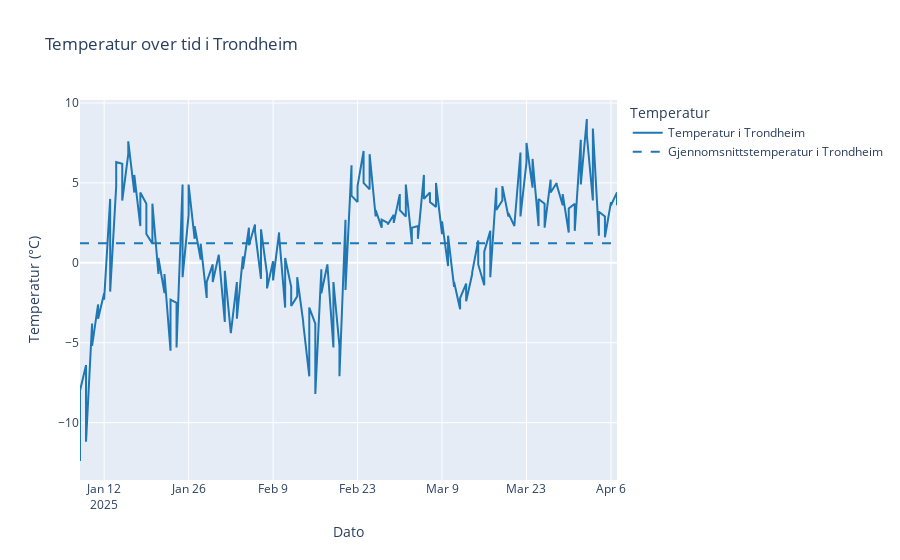
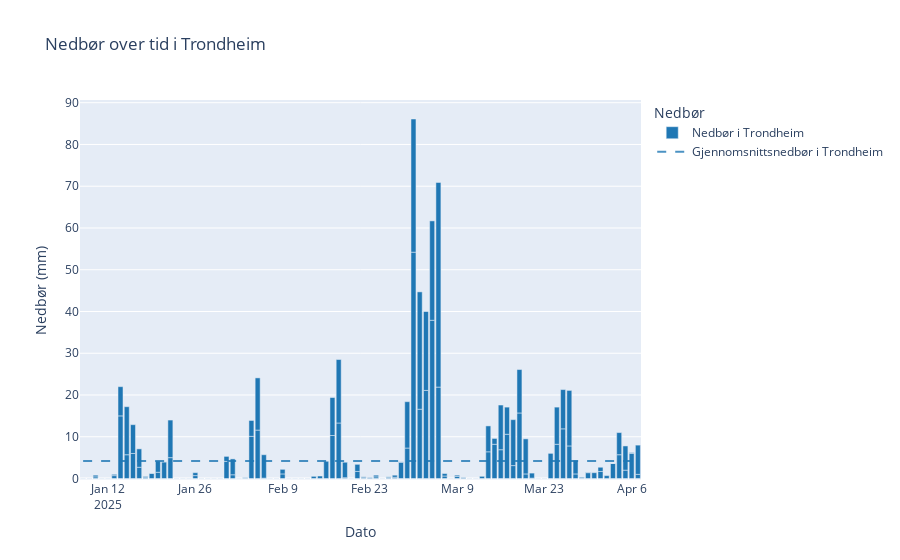
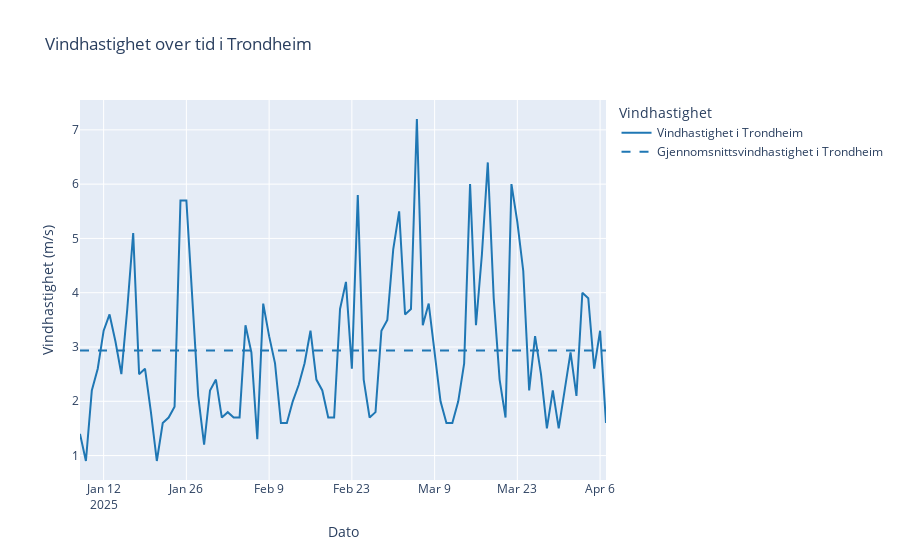
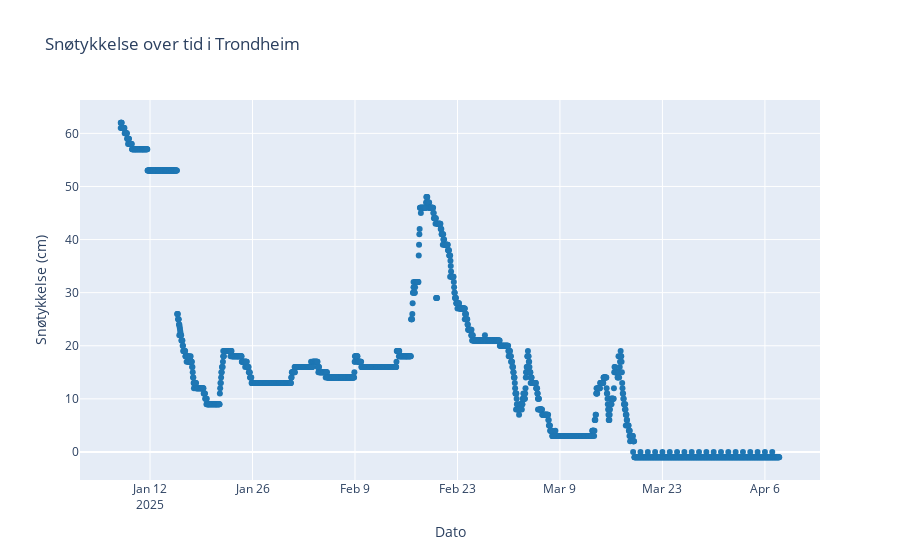

The cell these charts' notebook holds for them, in order:
### Code cell
import pandas as pd
import plotly.graph_objects as go
import sqlite3

# Bruker den eksisterende variabelen location_input som bynavn
city_name = location_input

# Konverterer referansetiden til datetime
df['referenceTime'] = pd.to_datetime(df['referenceTime'])

# Oppretter en SQLite-database i minnet
conn = sqlite3.connect(":memory:")

# Leser CSV-filen og lagrer den i SQLite-databasen
csv_filename = "../src/weather_data.csv"
df_csv = pd.read_csv(csv_filename)
df_csv.to_sql("weather_data", conn, index=False, if_exists="replace")

# SQL-spørring for å hente data
query = """
SELECT * 
FROM weather_data
WHERE elementId = 'mean(air_temperature P1D)'
"""
temperature_data = pd.read_sql_query(query, conn)

# Konverterer referansetiden til datetime
temperature_data['referenceTime'] = pd.to_datetime(temperature_data['referenceTime'])

# Gjør det samme for andre elementer (nedbør og vindhastighet)
query_precip = """
SELECT * 
FROM weather_data
WHERE elementId = 'sum(precipitation_amount P1D)'
"""
precipitation_data = pd.read_sql_query(query_precip, conn)

query_wind = """
SELECT * 
FROM weather_data
WHERE elementId = 'mean(wind_speed P1D)'
"""
wind_speed_data = pd.read_sql_query(query_wind, conn)

# Lukk tilkoblingen til databasen
conn.close()

# Definerer farger for grafene
color_location = '#1f77b4'  # Blå for lokasjonen

# Leser data fra weather_data.csv
csv_filename = "../src/weather_data.csv"
df_csv = pd.read_csv(csv_filename)

# Filtrerer data for temperatur
temperature_data = df_csv[df_csv['elementId'] == 'mean(air_temperature P1D)']
temperature_data.loc[:, 'referenceTime'] = pd.to_datetime(temperature_data['referenceTime'])
# Beregninger for temperatur
median_temp = temperature_data['value'].median()
std_temp = temperature_data['value'].std()

# Filtrerer data for nedbør
precipitation_data = df_csv[df_csv['elementId'] == 'sum(precipitation_amount P1D)']
precipitation_data.loc[:, 'referenceTime'] = pd.to_datetime(precipitation_data['referenceTime'])
# Beregninger for nedbør
median_precip = precipitation_data['value'].median()
std_precip = precipitation_data['value'].std()

# Filtrerer data for vindhastighet
wind_speed_data = df_csv[df_csv['elementId'] == 'mean(wind_speed P1D)']
wind_speed_data.loc[:, 'referenceTime'] = pd.to_datetime(wind_speed_data['referenceTime'])
# Beregninger for vindhastighet
median_wind = wind_speed_data['value'].median()
std_wind = wind_speed_data['value'].std()

# Temperaturfigur
fig_temp = go.Figure()

# Temperaturdata
fig_temp.add_trace(go.Scatter(
    x=temperature_data['referenceTime'],
    y=temperature_data['value'],
    mode='lines',
    name=f'Temperatur i {city_name}',
    line=dict(color=color_location)
))

# Gjennomsnittstemperatur
mean_temp = temperature_data['value'].mean()
fig_temp.add_trace(go.Scatter(
    x=temperature_data['referenceTime'],
    y=[mean_temp] * len(temperature_data['referenceTime']),
    mode='lines',
    line=dict(dash='dash', color=color_location),
    name=f'Gjennomsnittstemperatur i {city_name}'
))

# Tilpasser layout for temperatur
fig_temp.update_layout(
    title=f'Temperatur over tid i {city_name}',
    xaxis_title='Dato',
    yaxis_title='Temperatur (°C)',
    legend_title='Temperatur'
)

# Viser temperaturfigur
fig_temp.show()

# Utskrift av resultatene for temperatur
print("Temperatur:")
print(f"Median: {median_temp:.2f}, Standardavvik: {std_temp:.2f}")

# Nedbørsfigur
fig_precip = go.Figure()

# Nedbørsdata
fig_precip.add_trace(go.Bar(
    x=precipitation_data['referenceTime'],
    y=precipitation_data['value'],
    name=f'Nedbør i {city_name}',
    marker=dict(color=color_location)
))

# Gjennomsnittsnedbør som strek
mean_precip = precipitation_data['value'].mean()
fig_precip.add_trace(go.Scatter(
    x=precipitation_data['referenceTime'],
    y=[mean_precip] * len(precipitation_data['referenceTime']),
    mode='lines',
    line=dict(dash='dash', color='rgba(31, 119, 180, 0.8)'),
    name=f'Gjennomsnittsnedbør i {city_name}'
))

# Tilpasser layout for nedbør
fig_precip.update_layout(
    title=f'Nedbør over tid i {city_name}',
    xaxis_title='Dato',
    yaxis_title='Nedbør (mm)',
    legend_title='Nedbør'
)

# Viser nedbørsfigur
fig_precip.show()

# Utskrift av resultatene for nedbør
print("\nNedbør:")
print(f"Median: {median_precip:.2f}, Standardavvik: {std_precip:.2f}")

# Vindhastighetsfigur
fig_wind = go.Figure()

# Vindhastighetsdata
fig_wind.add_trace(go.Scatter(
    x=wind_speed_data['referenceTime'],
    y=wind_speed_data['value'],
    mode='lines',
    name=f'Vindhastighet i {city_name}',
    line=dict(color=color_location)
))

# Gjennomsnittsvindhastighet
mean_wind = wind_speed_data['value'].mean()
fig_wind.add_trace(go.Scatter(
    x=wind_speed_data['referenceTime'],
    y=[mean_wind] * len(wind_speed_data['referenceTime']),
    mode='lines',
    line=dict(dash='dash', color=color_location),
    name=f'Gjennomsnittsvindhastighet i {city_name}'
))

# Tilpasser layout for vindhastighet
fig_wind.update_layout(
    title=f'Vindhastighet over tid i {city_name}',
    xaxis_title='Dato',
    yaxis_title='Vindhastighet (m/s)',
    legend_title='Vindhastighet'
)

# Viser vindhastighetsfigur
fig_wind.show()

# Utskrift av resultatene for vindhastighet
print("\nVindhastighet:")
print(f"Median: {median_wind:.2f}, Standardavvik: {std_wind:.2f}")

# Filtrerer data for snøtykkelse
snow_thickness_data = df_csv[df_csv['elementId'] == 'surface_snow_thickness']
snow_thickness_data.loc[:, 'referenceTime'] = pd.to_datetime(snow_thickness_data['referenceTime'])

# Scatterplott for snøtykkelse
fig_snow = go.Figure()

fig_snow.add_trace(go.Scatter(
    x=snow_thickness_data['referenceTime'],
    y=snow_thickness_data['value'],
    mode='markers',
    name=f'Snøtykkelse i {city_name}',
    marker=dict(color=color_location)
))

# Tilpasser layout for snøtykkelse
fig_snow.update_layout(
    title=f'Snøtykkelse over tid i {city_name}',
    xaxis_title='Dato',
    yaxis_title='Snøtykkelse (cm)',
    legend_title='Snøtykkelse'
)

# Viser snøtykkelsefigur
fig_snow.show()

# Utskrift av resultatene for snøtykkelse
print("\nSnøtykkelse:")
print(f"Median: {snow_thickness_data['value'].median():.2f}, Standardavvik: {snow_thickness_data['value'].std():.2f}")

# Filtrerer data for relativ luftfuktighet
humidity_data = df_csv[df_csv['elementId'] == 'mean(relative_humidity P1D)']
humidity_data.loc[:, 'referenceTime'] = pd.to_datetime(humidity_data['referenceTime'])

# Linjeplott for relativ luftfuktighet
fig_humidity = go.Figure()

fig_humidity.add_trace(go.Scatter(
    x=humidity_data['referenceTime'],
    y=humidity_data['value'],
    mode='lines',
    name=f'Luftfuktighet i {city_name}',
    line=dict(color=color_location)
))

# Gjennomsnittlig luftfuktighet
mean_humidity = humidity_data['value'].mean()
fig_humidity.add_trace(go.Scatter(
    x=humidity_data['referenceTime'],
    y=[mean_humidity] * len(humidity_data['referenceTime']),
    mode='lines',
    line=dict(dash='dash', color=color_location),
    name=f'Gjennomsnittlig luftfuktighet i {city_name}'
))

# Tilpasser layout for luftfuktighet
fig_humidity.update_layout(
    title=f'Luftfuktighet over tid i {city_name}',
    xaxis_title='Dato',
    yaxis_title='Relativ luftfuktighet (%)',
    legend_title='Luftfuktighet'
)

# Viser luftfuktighetsfigur
fig_humidity.show()

# Utskrift av resultatene for luftfuktighet
print("\nRelativ luftfuktighet:")
print(f"Median: {humidity_data['value'].median():.2f}, Standardavvik: {humidity_data['value'].std():.2f}")

### Figure 1 — Plotly figure (JSON) as saved in the notebook; plotly's stock layout.template omitted (floating-point values rounded to 4 significant figures; data arrays with more than 128 entries replaced by an {"elided": "..."} marker saying what was removed)
{"data": [{"line": {"color": "#1f77b4"}, "mode": "lines", "name": "Temperatur i Trondheim", "type": "scatter", "x": {"elided": "180 str values"}, "y": {"elided": "180 float values"}}, {"line": {"color": "#1f77b4", "dash": "dash"}, "mode": "lines", "name": "Gjennomsnittstemperatur i Trondheim", "type": "scatter", "x": {"elided": "180 str values"}, "y": {"elided": "180 float values"}}], "layout": {"legend": {"title": {"text": "Temperatur"}}, "title": {"text": "Temperatur over tid i Trondheim"}, "xaxis": {"title": {"text": "Dato"}}, "yaxis": {"title": {"text": "Temperatur (°C)"}}}}

### Figure 2 — Plotly figure (JSON) as saved in the notebook; plotly's stock layout.template omitted (floating-point values rounded to 4 significant figures; data arrays with more than 128 entries replaced by an {"elided": "..."} marker saying what was removed)
{"data": [{"marker": {"color": "#1f77b4"}, "name": "Nedbør i Trondheim", "type": "bar", "x": {"elided": "180 str values"}, "y": {"elided": "180 float values"}}, {"line": {"color": "rgba(31, 119, 180, 0.8)", "dash": "dash"}, "mode": "lines", "name": "Gjennomsnittsnedbør i Trondheim", "type": "scatter", "x": {"elided": "180 str values"}, "y": {"elided": "180 float values"}}], "layout": {"legend": {"title": {"text": "Nedbør"}}, "title": {"text": "Nedbør over tid i Trondheim"}, "xaxis": {"title": {"text": "Dato"}}, "yaxis": {"title": {"text": "Nedbør (mm)"}}}}

### Figure 3 — Plotly figure (JSON) as saved in the notebook; plotly's stock layout.template omitted (floating-point values rounded to 4 significant figures)
{"data": [{"line": {"color": "#1f77b4"}, "mode": "lines", "name": "Vindhastighet i Trondheim", "type": "scatter", "x": ["2025-01-08T00:00:00+00:00", "2025-01-09T00:00:00+00:00", "2025-01-10T00:00:00+00:00", "2025-01-11T00:00:00+00:00", "2025-01-12T00:00:00+00:00", "2025-01-13T00:00:00+00:00", "2025-01-14T00:00:00+00:00", "2025-01-15T00:00:00+00:00", "2025-01-16T00:00:00+00:00", "2025-01-17T00:00:00+00:00", "2025-01-18T00:00:00+00:00", "2025-01-19T00:00:00+00:00", "2025-01-20T00:00:00+00:00", "2025-01-21T00:00:00+00:00", "2025-01-22T00:00:00+00:00", "2025-01-23T00:00:00+00:00", "2025-01-24T00:00:00+00:00", "2025-01-25T00:00:00+00:00", "2025-01-26T00:00:00+00:00", "2025-01-27T00:00:00+00:00", "2025-01-28T00:00:00+00:00", "2025-01-29T00:00:00+00:00", "2025-01-30T00:00:00+00:00", "2025-01-31T00:00:00+00:00", "2025-02-01T00:00:00+00:00", "2025-02-02T00:00:00+00:00", "2025-02-03T00:00:00+00:00", "2025-02-04T00:00:00+00:00", "2025-02-05T00:00:00+00:00", "2025-02-06T00:00:00+00:00", "2025-02-07T00:00:00+00:00", "2025-02-08T00:00:00+00:00", "2025-02-09T00:00:00+00:00", "2025-02-10T00:00:00+00:00", "2025-02-11T00:00:00+00:00", "2025-02-12T00:00:00+00:00", "2025-02-13T00:00:00+00:00", "2025-02-14T00:00:00+00:00", "2025-02-15T00:00:00+00:00", "2025-02-16T00:00:00+00:00", "2025-02-17T00:00:00+00:00", "2025-02-18T00:00:00+00:00", "2025-02-19T00:00:00+00:00", "2025-02-20T00:00:00+00:00", "2025-02-21T00:00:00+00:00", "2025-02-22T00:00:00+00:00", "2025-02-23T00:00:00+00:00", "2025-02-24T00:00:00+00:00", "2025-02-25T00:00:00+00:00", "2025-02-26T00:00:00+00:00", "2025-02-27T00:00:00+00:00", "2025-02-28T00:00:00+00:00", "2025-03-01T00:00:00+00:00", "2025-03-02T00:00:00+00:00", "2025-03-03T00:00:00+00:00", "2025-03-04T00:00:00+00:00", "2025-03-05T00:00:00+00:00", "2025-03-06T00:00:00+00:00", "2025-03-07T00:00:00+00:00", "2025-03-08T00:00:00+00:00", "2025-03-09T00:00:00+00:00", "2025-03-10T00:00:00+00:00", "2025-03-11T00:00:00+00:00", "2025-03-12T00:00:00+00:00", "2025-03-13T00:00:00+00:00", "2025-03-14T00:00:00+00:00", "2025-03-15T00:00:00+00:00", "2025-03-16T00:00:00+00:00", "2025-03-17T00:00:00+00:00", "2025-03-18T00:00:00+00:00", "2025-03-19T00:00:00+00:00", "2025-03-20T00:00:00+00:00", "2025-03-21T00:00:00+00:00", "2025-03-22T00:00:00+00:00", "2025-03-23T00:00:00+00:00", "2025-03-24T00:00:00+00:00", "2025-03-25T00:00:00+00:00", "2025-03-26T00:00:00+00:00", "2025-03-27T00:00:00+00:00", "2025-03-28T00:00:00+00:00", "2025-03-29T00:00:00+00:00", "2025-03-30T00:00:00+00:00", "2025-03-31T00:00:00+00:00", "2025-04-01T00:00:00+00:00", "2025-04-02T00:00:00+00:00", "2025-04-03T00:00:00+00:00", "2025-04-04T00:00:00+00:00", "2025-04-05T00:00:00+00:00", "2025-04-06T00:00:00+00:00", "2025-04-07T00:00:00+00:00"], "y": [1.4, 0.9, 2.2, 2.6, 3.3, 3.6, 3.1, 2.5, 3.7, 5.1, 2.5, 2.6, 1.8, 0.9, 1.6, 1.7, 1.9, 5.7, 5.7, 3.9, 2.1, 1.2, 2.2, 2.4, 1.7, 1.8, 1.7, 1.7, 3.4, 2.9, 1.3, 3.8, 3.2, 2.7, 1.6, 1.6, 2.0, 2.3, 2.7, 3.3, 2.4, 2.2, 1.7, 1.7, 3.7, 4.2, 2.6, 5.8, 2.4, 1.7, 1.8, 3.3, 3.5, 4.8, 5.5, 3.6, 3.7, 7.2, 3.4, 3.8, 2.9, 2.0, 1.6, 1.6, 2.0, 2.7, 6.0, 3.4, 4.7, 6.4, 3.9, 2.4, 1.7, 6.0, 5.3, 4.4, 2.2, 3.2, 2.5, 1.5, 2.2, 1.5, 2.2, 2.9, 2.1, 4.0, 3.9, 2.6, 3.3, 1.6]}, {"line": {"color": "#1f77b4", "dash": "dash"}, "mode": "lines", "name": "Gjennomsnittsvindhastighet i Trondheim", "type": "scatter", "x": ["2025-01-08T00:00:00+00:00", "2025-01-09T00:00:00+00:00", "2025-01-10T00:00:00+00:00", "2025-01-11T00:00:00+00:00", "2025-01-12T00:00:00+00:00", "2025-01-13T00:00:00+00:00", "2025-01-14T00:00:00+00:00", "2025-01-15T00:00:00+00:00", "2025-01-16T00:00:00+00:00", "2025-01-17T00:00:00+00:00", "2025-01-18T00:00:00+00:00", "2025-01-19T00:00:00+00:00", "2025-01-20T00:00:00+00:00", "2025-01-21T00:00:00+00:00", "2025-01-22T00:00:00+00:00", "2025-01-23T00:00:00+00:00", "2025-01-24T00:00:00+00:00", "2025-01-25T00:00:00+00:00", "2025-01-26T00:00:00+00:00", "2025-01-27T00:00:00+00:00", "2025-01-28T00:00:00+00:00", "2025-01-29T00:00:00+00:00", "2025-01-30T00:00:00+00:00", "2025-01-31T00:00:00+00:00", "2025-02-01T00:00:00+00:00", "2025-02-02T00:00:00+00:00", "2025-02-03T00:00:00+00:00", "2025-02-04T00:00:00+00:00", "2025-02-05T00:00:00+00:00", "2025-02-06T00:00:00+00:00", "2025-02-07T00:00:00+00:00", "2025-02-08T00:00:00+00:00", "2025-02-09T00:00:00+00:00", "2025-02-10T00:00:00+00:00", "2025-02-11T00:00:00+00:00", "2025-02-12T00:00:00+00:00", "2025-02-13T00:00:00+00:00", "2025-02-14T00:00:00+00:00", "2025-02-15T00:00:00+00:00", "2025-02-16T00:00:00+00:00", "2025-02-17T00:00:00+00:00", "2025-02-18T00:00:00+00:00", "2025-02-19T00:00:00+00:00", "2025-02-20T00:00:00+00:00", "2025-02-21T00:00:00+00:00", "2025-02-22T00:00:00+00:00", "2025-02-23T00:00:00+00:00", "2025-02-24T00:00:00+00:00", "2025-02-25T00:00:00+00:00", "2025-02-26T00:00:00+00:00", "2025-02-27T00:00:00+00:00", "2025-02-28T00:00:00+00:00", "2025-03-01T00:00:00+00:00", "2025-03-02T00:00:00+00:00", "2025-03-03T00:00:00+00:00", "2025-03-04T00:00:00+00:00", "2025-03-05T00:00:00+00:00", "2025-03-06T00:00:00+00:00", "2025-03-07T00:00:00+00:00", "2025-03-08T00:00:00+00:00", "2025-03-09T00:00:00+00:00", "2025-03-10T00:00:00+00:00", "2025-03-11T00:00:00+00:00", "2025-03-12T00:00:00+00:00", "2025-03-13T00:00:00+00:00", "2025-03-14T00:00:00+00:00", "2025-03-15T00:00:00+00:00", "2025-03-16T00:00:00+00:00", "2025-03-17T00:00:00+00:00", "2025-03-18T00:00:00+00:00", "2025-03-19T00:00:00+00:00", "2025-03-20T00:00:00+00:00", "2025-03-21T00:00:00+00:00", "2025-03-22T00:00:00+00:00", "2025-03-23T00:00:00+00:00", "2025-03-24T00:00:00+00:00", "2025-03-25T00:00:00+00:00", "2025-03-26T00:00:00+00:00", "2025-03-27T00:00:00+00:00", "2025-03-28T00:00:00+00:00", "2025-03-29T00:00:00+00:00", "2025-03-30T00:00:00+00:00", "2025-03-31T00:00:00+00:00", "2025-04-01T00:00:00+00:00", "2025-04-02T00:00:00+00:00", "2025-04-03T00:00:00+00:00", "2025-04-04T00:00:00+00:00", "2025-04-05T00:00:00+00:00", "2025-04-06T00:00:00+00:00", "2025-04-07T00:00:00+00:00"], "y": [2.933, 2.933, 2.933, 2.933, 2.933, 2.933, 2.933, 2.933, 2.933, 2.933, 2.933, 2.933, 2.933, 2.933, 2.933, 2.933, 2.933, 2.933, 2.933, 2.933, 2.933, 2.933, 2.933, 2.933, 2.933, 2.933, 2.933, 2.933, 2.933, 2.933, 2.933, 2.933, 2.933, 2.933, 2.933, 2.933, 2.933, 2.933, 2.933, 2.933, 2.933, 2.933, 2.933, 2.933, 2.933, 2.933, 2.933, 2.933, 2.933, 2.933, 2.933, 2.933, 2.933, 2.933, 2.933, 2.933, 2.933, 2.933, 2.933, 2.933, 2.933, 2.933, 2.933, 2.933, 2.933, 2.933, 2.933, 2.933, 2.933, 2.933, 2.933, 2.933, 2.933, 2.933, 2.933, 2.933, 2.933, 2.933, 2.933, 2.933, 2.933, 2.933, 2.933, 2.933, 2.933, 2.933, 2.933, 2.933, 2.933, 2.933]}], "layout": {"legend": {"title": {"text": "Vindhastighet"}}, "title": {"text": "Vindhastighet over tid i Trondheim"}, "xaxis": {"title": {"text": "Dato"}}, "yaxis": {"title": {"text": "Vindhastighet (m/s)"}}}}

### Figure 4 — Plotly figure (JSON) as saved in the notebook; plotly's stock layout.template omitted (floating-point values rounded to 4 significant figures; data arrays with more than 128 entries replaced by an {"elided": "..."} marker saying what was removed)
{"data": [{"marker": {"color": "#1f77b4"}, "mode": "markers", "name": "Snøtykkelse i Trondheim", "type": "scatter", "x": {"elided": "2250 str values"}, "y": {"elided": "2250 float values"}}], "layout": {"legend": {"title": {"text": "Snøtykkelse"}}, "title": {"text": "Snøtykkelse over tid i Trondheim"}, "xaxis": {"title": {"text": "Dato"}}, "yaxis": {"title": {"text": "Snøtykkelse (cm)"}}}}
